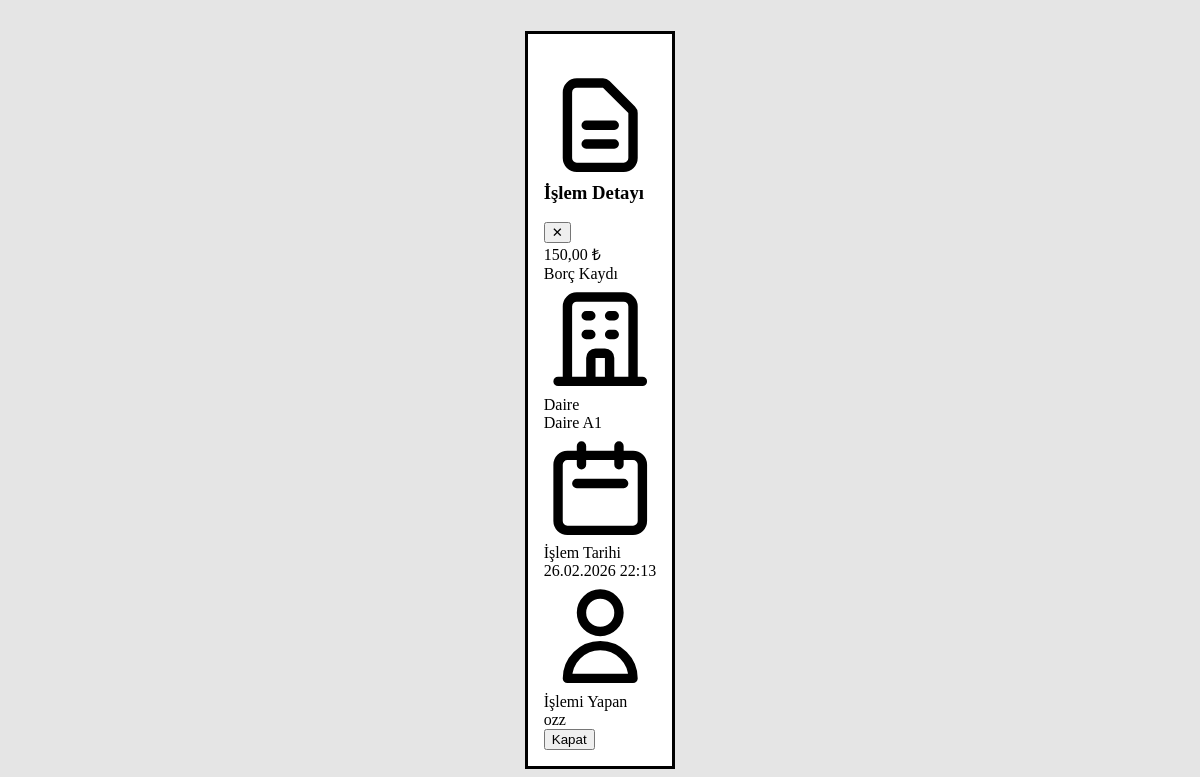
Before: /transaction/39/detail/ (signed in) with the older database file.
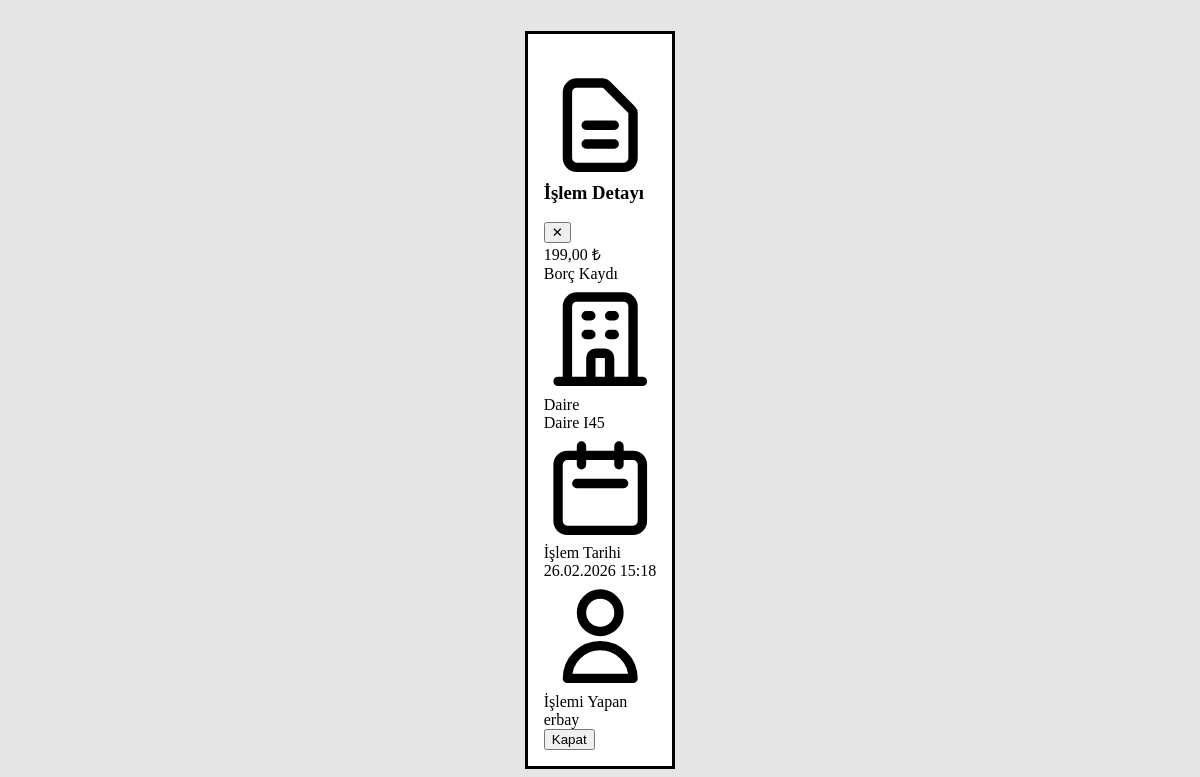
After: the same page with the newer database file.
### main/models.py (models this page shows, shortened)
class Transaction(models.Model):
    apartment = models.ForeignKey(Apartment, on_delete=models.CASCADE, related_name='transactions')
    amount = models.DecimalField(max_digits=10, decimal_places=2)
    is_debt = models.BooleanField(default=False)
    payment_method = models.CharField(max_length=50, blank=True, null=True)
    description = models.TextField(blank=True, null=True)
    date = models.DateTimeField(auto_now_add=True)
    active = models.BooleanField(default=True, blank=True, null=True)
    updated_at = models.DateTimeField(auto_now=True)
    created_by_name = models.ForeignKey(User, on_delete=models.SET_NULL, null=True, related_name='created_transactions')
    updated_by_name = models.ForeignKey(User, on_delete=models.SET_NULL, null=True, related_name='updated_transactions')
    class Meta:
        indexes = [
            models.Index(fields=['apartment', 'active', '-date']),
            models.Index(fields=['is_debt', 'active']),
            models.Index(fields=['-updated_at']),
        ]

class Apartment(models.Model):
    number = models.CharField(max_length=3)
    name = models.CharField(max_length=100, blank=True, null=True)
    phone = models.CharField(max_length=20, blank=True, null=True)

### main/views.py (the view)
# urls.py: path('transaction/<int:transaction_id>/detail/', views.htmx_transaction_detail, name='htmx_transaction_detail'),
@login_required
def htmx_transaction_detail(request, transaction_id):
    transaction = get_object_or_404(Transaction.objects.select_related('apartment', 'created_by_name', 'updated_by_name'), id=transaction_id)
    context = {'transaction': transaction}
    return render(request, 'partials/transaction_detail_modal.html', context)

### main/templates/partials/transaction_detail_modal.html (shortened to what this page needs)
{% load humanize %}
<dialog id="transaction-detail-modal" class="modal">
    <div class="modal-box glass-panel ui-w-full ui-max-w-lg ui-rounded-3xl ui-p-5 ui-sm-p-6 ui-border ui-border-62b6cb-30 ui-shadow-2xl">
        <div class="ui-flex ui-items-center ui-justify-between ui-mb-4 ui-pb-2 ui-border-b ui-border-62b6cb-20">
            <h3 class="ui-font-extrabold ui-text-base ui-sm-text-lg ui-flex ui-items-center ui-gap-2 ui-text-1b4965">
                İşlem Detayı
            </h3>
            <button onclick="document.getElementById('transaction-detail-modal').remove()" class="btn btn-sm btn-circle btn-ghost ui-text-1b4965">✕</button>
        </div>
        <div class="ui-flex ui-items-center ui-justify-between ui-p-3-5 glass-card-subtle ui-border ui-border-62b6cb-20 ui-rounded-2xl ui-mb-4">
            <div class="ui-text-xl ui-sm-text-2xl ui-font-black {% if transaction.is_debt %}text-debt{% else %}text-payment{% endif %}">
                {{ transaction.amount|floatformat:2|intcomma }} ₺
            </div>
            <div class="badge badge-lg ui-font-bold {% if transaction.is_debt %}badge-debt{% else %}badge-payment{% endif %}">
                {% if transaction.is_debt %}Borç Kaydı{% else %}Ödeme Tahsilatı{% endif %}
            </div>
        </div>
        <div class="ui-grid ui-grid-cols-1 ui-gap-2-5">
            <div class="ui-flex ui-items-center ui-gap-3 glass-card-subtle ui-border ui-border-62b6cb-20 ui-rounded-2xl ui-p-3">
                <div class="ui-text-3c9cb5">
                </div>
                <div class="ui-flex-1">
                    <div class="ui-text-11px ui-text-1b4965-60 ui-uppercase ui-font-bold">Daire</div>
                    <div class="ui-font-bold ui-text-sm ui-text-1b4965">Daire {{ transaction.apartment.number }}
                    </div>
                </div>
            </div>
            <div class="ui-flex ui-items-center ui-gap-3 glass-card-subtle ui-border ui-border-62b6cb-20 ui-rounded-2xl ui-p-3">
                <div class="ui-text-3c9cb5">
                    <svg xmlns="http://www.w3.org/2000/svg" class="ui-h-5 ui-w-5" fill="none" viewBox="0 0 24 24" stroke="currentColor">
                        <path stroke-linecap="round" stroke-linejoin="round" stroke-width="2" d="M8 7V3m8 4V3m-9 8h10M5 21h14a2 2 0 002-2V7a2 2 0 00-2-2H5a2 2 0 00-2 2v12a2 2 0 002 2z" />
                    </svg>
                </div>
                <div class="ui-flex-1">
                    <div class="ui-text-11px ui-text-1b4965-60 ui-uppercase ui-font-bold">İşlem Tarihi</div>
                    <div class="ui-font-semibold ui-text-sm ui-text-1b4965">{{ transaction.date|date:"d.m.Y H:i" }}</div>
                </div>
            </div>
            {% if transaction.created_by_name %}
            <div class="ui-flex ui-items-center ui-gap-3 glass-card-subtle ui-border ui-border-62b6cb-20 ui-rounded-2xl ui-p-3">
                <div class="ui-text-3c9cb5">
                    <svg xmlns="http://www.w3.org/2000/svg" class="ui-h-5 ui-w-5" fill="none" viewBox="0 0 24 24" stroke="currentColor">
                        <path stroke-linecap="round" stroke-linejoin="round" stroke-width="2" d="M16 7a4 4 0 11-8 0 4 4 0 018 0zM12 14a7 7 0 00-7 7h14a7 7 0 00-7-7z" />
                    </svg>
                </div>
                <div class="ui-flex-1">
                    <div class="ui-text-11px ui-text-1b4965-60 ui-uppercase ui-font-bold">İşlemi Yapan</div>
                    <div class="ui-font-semibold ui-text-sm ui-text-1b4965">{{ transaction.created_by_name.username }}</div>
                </div>
            </div>
            {% endif %}
        </div>
        <div class="modal-action ui-mt-5">
            <button onclick="document.getElementById('transaction-detail-modal').remove()" class="btn btn-sky ui-rounded-2xl ui-w-full ui-h-11 ui-font-bold ui-text-1b4965">
                Kapat
            </button>
        </div>
    </div>
</dialog>

Changed rows visible on the page:
changed Transaction: amount "150,00" → "199,00"; apartment.number "A1" → "I45"; date "26.02.2026 22:13" → "26.02.2026 15:18"; created_by_name.username "ozz" → "erbay"
